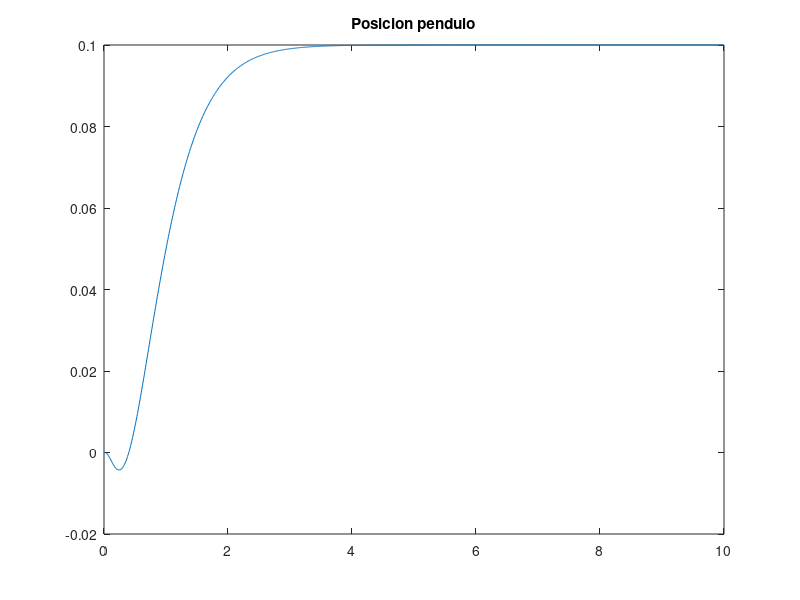
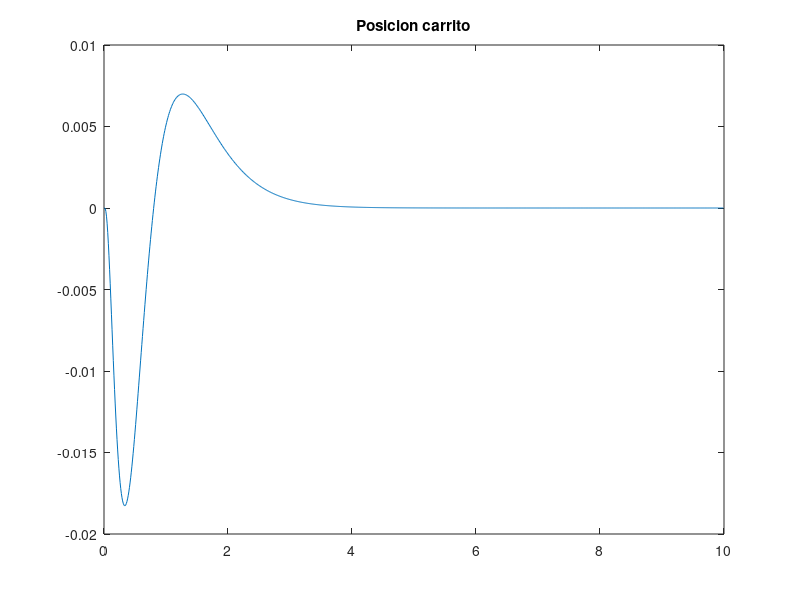
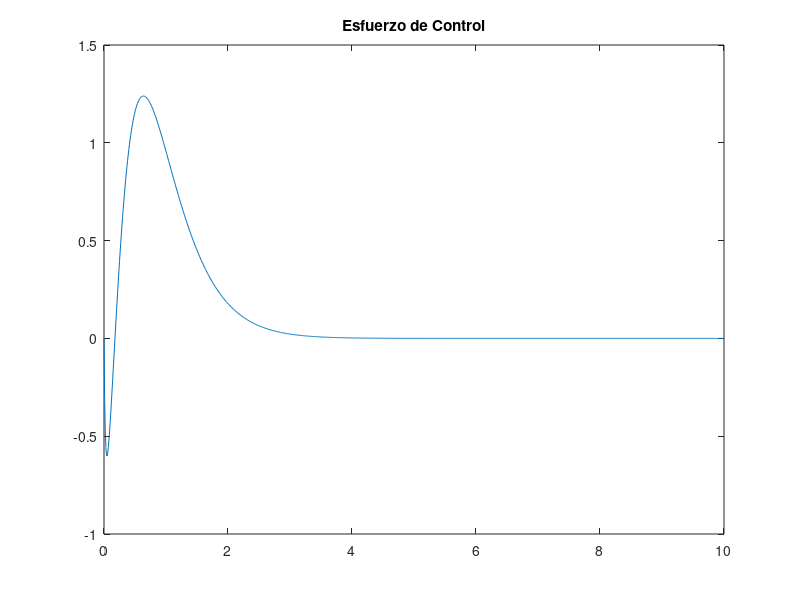

The MATLAB script that drew these images, in order:
%% TPF pendulo invertido - Control con estimador actual con integrador 


clear all
close all

% Parametros del sistema
Kt = 0.17776; % cte de torque del motor
Jm = 2.23*10^-4; % Inercia del motor
bm = 0.0011751; % firccion viscosa del motor
b = 0.029; %friccion viscosa del pendulo
Ra = 9.10; % resistencia de armadura del motor
%m = 0.0923; % masa del pendulo
m = 0.1493; % masa del pendulo + pelota de tenis
%m = 0.4923; % masa del pendulo mas la plomada de 400g
M = 0.2275; % masa del carro
g = 9.8; % aceleracion de la gravedad
l = 0.1825; % longitud hasta el centro de masa del pendulo
%l = 0.2425; %longitud del penduo mas la plomada
r = 0.0181; % radio de la polea
I = 0.004212; % inercia del pendulo
n = 1; % relacion de reduccion del motor
La = 6.12*10^-3; % Inductancia de armadura del motor

% matrices que definen el sistema de la planta

%definicion del sistema
q = ((M+m)+Jm*((n^2)/(r^2)))*(I+m*l^2)-(m*l)^2; % variable auxiliar

F = [0 1 0 0;
     0 ((-(I+m*l^2)*(b+((n^2)/(r^2))*(((Kt^2)/(Ra))+bm)))/q) ((m^2)*g*(l^2))/q 0;
     0 0 0 1;
     0 (-m*l*(b+((n^2)/(r^2))*(((Kt^2)/(Ra))+bm)))/q (m*g*l*((M+m)+Jm*(n^2)/(r^2)))/q 0];
 
G = [0 ; ((I+m*l^2)*(Kt*n)/(Ra*r))/q ; 0 ; (m*l*(Kt*n)/(Ra*r))/q];

H = [1 0 0 0; 
    0 0 1 0];
J = [0;0];

%Montamos la planta continua
planta = ss(F,G,H,J);

%Discretizamos la planta
Ts = 0.01;
plantaD = c2d(planta,Ts);
%Discretizamos las matrices de estado --> x(k+1) = Ax(k) + Bu(k)
%                                     --> y(k) = Cx(k) + Du(k)
%Hallamos A,B,C,D
A = plantaD.a;
B = plantaD.b;
C = plantaD.c;
D = plantaD.d;

%% Ubicamos los polos para el sistema
%(esto se hacce con el integrador)
%polos = [0.7+1i*0.25 0.7-1i*0.25 0.7+1i*0.25 0.7-1i*0.25 ];
% polos = [0.95+0.0025i  0.95-0.0025i  0.9+0.0025i  0.9-0.0025i];
% K = acker(A,B,polos); %Matriz K de ganancias

%% Ubicar los polos para el estimador

polos_ea = [0.4+1i*0.4 0.4-1i*0.4 0.4+1i*0.4 0.4-1i*0.4 ];
Kea = place(A',(C*A)',polos_ea')';

%% SE AGREGA EL INTEGRADOR
%Se tiene que definir el nuevo sistema (Ahat, Bhat, Chat, Dhat)
n = max(size(A)); %El orden del sistema
m = 1;            %La cantidad de salidas  que nos interesa
Ahat = [A B;zeros(m,n+m)];
Bhat = [zeros(n,m); eye(m)];
Chat = [C zeros(2,m)];

%polos_i = [0.95+0.0025i  0.95-0.0025i  0.9+0.0025i  0.9-0.0025i 0.4];
polos_i = [0.975+0.00025i  0.975-0.00025i  0.94+0.00025i  0.94-0.00025i 0.6];
Khat = acker(Ahat,Bhat,polos_i);

Aux = [A-eye(size(A)) B; C(1,:)*A C(1,:)*B];
K2K1 = (Khat + [zeros(1,max(size(A))) eye(m)])*inv(Aux);
K2 = K2K1(1,1:n);
K1 = K2K1(1,n+1:n+m); 

%% simulacion del sistema compensado
N =1000;
t = [0:Ts:(N-1)*Ts];

x = zeros(4,N);
%yi = zeros(2,N);
xea = zeros(4,N);
zea = zeros(4,N);
u = zeros(1,N);
ref = 0.1*ones(1,length(t));%referencia no sobreescribir

%para el integrador
V = zeros(m,length(t));
V(m,1) = 0;

Cx=[1 0 0 0];
% Kr=dcgain(ss(A-B*K,B,Cx,0,Ts));
% Nbar = 1/Kr;

for k=2:N-1
    %Se calcula la salida actual
    yi(m,k) = Cx*x(:,k);
    %Ecuacionamiento del integrador 
    V(m,k) = V(m,k-1) + ref(m,k) - yi(m,k);
    
    %se calcula el esfuerzo de control con el estado estimado y el
    %integrador
    u(m,k) = K1*V(m,k)- K2*xea(:,k);
    
    %se hace evolucionar la planta
    x(:,k+1) = A*x(:,k) + B*u(k);
    
    %se hace evolucionar el estimador actual:
    zea(:,k+1) = A*xea(:,k) + B*u(k);
    xea(:,k+1) = zea(:,k+1) + Kea*(C*x(:,k+1) - C*zea(:,k+1));
end

figure
plot(t,x(1,:))
title('Posicion pendulo');
figure
plot(t,x(3,:))
title('Posicion carrito');
figure
plot(t,u);
title('Esfuerzo de Control');

% %Definimos la matriz A con el lazo cerrado
% Ac = A-B*K;
% %Definimos la planta en el espacio de estados con LC
% planta_SS_CL = ss(Ac,B,C,D,Ts);
% 
% figure
% pzmap(planta_SS_CL)
% zgrid
% title("Planta Compensada")
